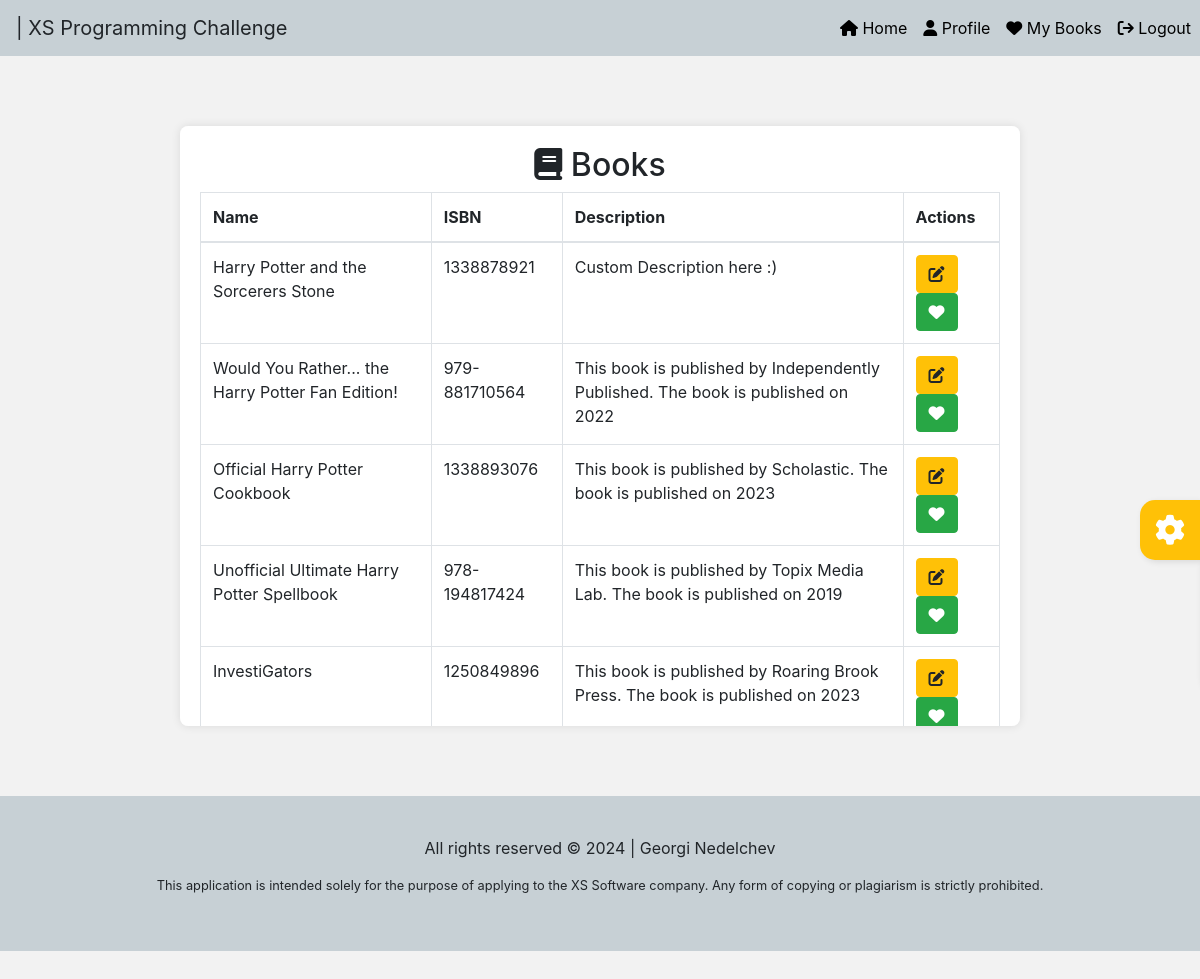
The page / (signed in) on the database its author committed.
### tables this page shows
CREATE TABLE `books` (
  `id` int(11) NOT NULL,
  `name` varchar(255) NOT NULL,
  `isbn` varchar(13) NOT NULL,
  `description` text DEFAULT NULL,
  `user_id` int(11) NOT NULL,
  `created_at` timestamp NOT NULL DEFAULT current_timestamp()
);

### models/Book.php (called while the page is built, shortened)
<?php
class Book {
    private $conn;
    private $table_name = "books";
    public function __construct($db) {
        $this->conn = $db;
    }
    public function readAll() {
        $query = "SELECT * FROM " . $this->table_name;
        $stmt = $this->conn->prepare($query);
        $stmt->execute();
        return $stmt;
    }
}
?>

### home.php (the view, shortened to what this page needs)
<?php
$database = new Database();
$db = $database->getConnection();
$book = new Book($db);
$stmt = $book->readAll();
function isBookInCollection($db, $user_id, $book_id) {
    $query = "SELECT * FROM user_books WHERE user_id = :user_id AND book_id = :book_id";
    $stmt = $db->prepare($query);
    $stmt->bindParam(':user_id', $user_id);
    $stmt->bindParam(':book_id', $book_id);
    $stmt->execute();
    return $stmt->rowCount() > 0;
}
?>
<div class="container table-container">
	<h2 class="text-center"><i title="Books" class="fa-solid fa-book"></i> Books</h2>
	<table class="table table-bordered">
		<thead>
			<tr>
				<th>Name</th>
				<th>ISBN</th>
				<th>Description</th>
				<?php if (isset($_SESSION['user_id']) && $_SESSION['user_id']) : ?>
					<th>Actions</th>
				<?php endif; ?>
			</tr>
		</thead>
		<tbody>
			<?php while ($row = $stmt->fetch(PDO::FETCH_ASSOC)) : ?>
				<tr>
					<td><?php echo htmlspecialchars($row['name']); ?></td>
					<td><?php echo htmlspecialchars($row['isbn']); ?></td>
					<td><?php echo htmlspecialchars($row['description']); ?></td>
					<?php if (isset($_SESSION['user_id']) && $_SESSION['user_id']) : ?>
						<td>
							<?php if (isset($_SESSION['is_admin']) && $_SESSION['is_admin']) : ?>
								<form action="/edit-book/" method="get" style="display:inline;">
									<button type="submit" class="btn btn-warning"><i title="Edit" class="fa-solid fa-edit"></i></button>
								</form>
                            <?php endif; ?>
							<?php if (isBookInCollection($db, $_SESSION['user_id'], $row['id'])) : ?>
								<button data-bookId="<?php echo $row['id']; ?>" type="button" class="btn btn-danger remove-book-from-collection"><i title="Remove from My Collection" class="fa-solid fa-heart"></i></button>
							<?php else : ?>
								<button data-bookId="<?php echo $row['id']; ?>" type="button" class="btn btn-success add-book-to-collection"><i title="Remove from My Collection" class="fa-solid fa-heart"></i></button>
							<?php endif; ?>
						</td>
					<?php endif; ?>
				</tr>
			<?php endwhile; ?>
		</tbody>
	</table>
</div>

### css/styles.css (style rules this page uses)
body { padding-top: 56px; display: flex; flex-direction: column; min-height: 100vh; background-color: #f2f2f2; }
.container { flex: 1; }
.form-container, .table-container { max-width: 70%; margin: 70px auto; padding: 20px; background-color: #fff; box-shadow: 0 0 10px rgba(0, 0, 0, 0.1); border-radius: 8px; position: relative; }
.table-container { overflow: auto; max-height: 600px; }

### rows shown on the page
books: name "Harry Potter and the Sorcerers Stone", isbn "1338878921", description "Custom Description here :)"
books: name "Would You Rather... the Harry Potter Fan Edition!", isbn "979-881710564", description "This book is published by Independently Published. The book is published on 2022"
books: name "Official Harry Potter Cookbook", isbn "1338893076", description "This book is published by Scholastic. The book is published on 2023"
books: name "Unofficial Ultimate Harry Potter Spellbook", isbn "978-194817424", description "This book is published by Topix Media Lab. The book is published on 2019"
books: name "InvestiGators", isbn "1250849896", description "This book is published by Roaring Brook Press. The book is published on 2023"
